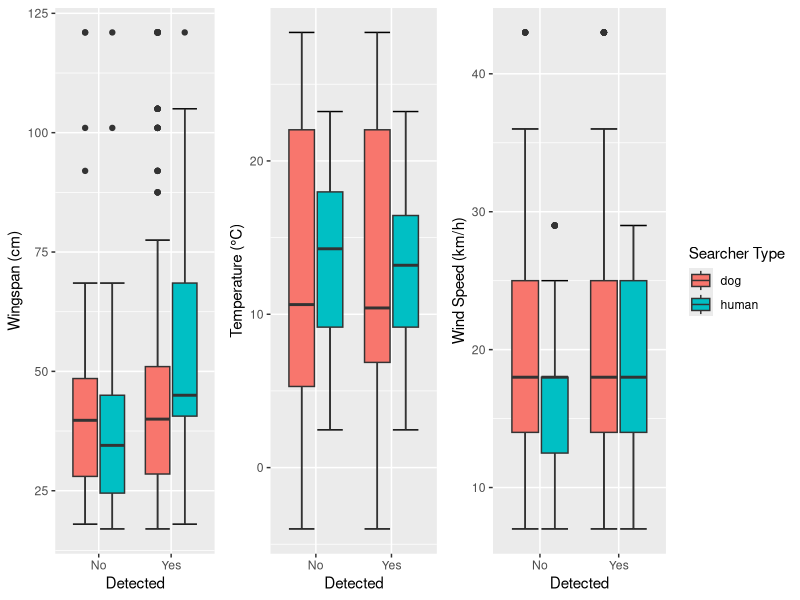
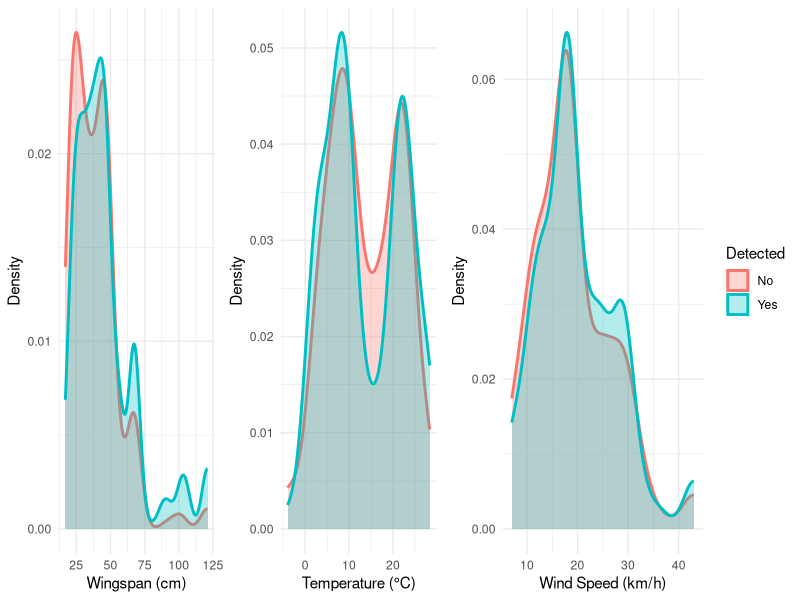
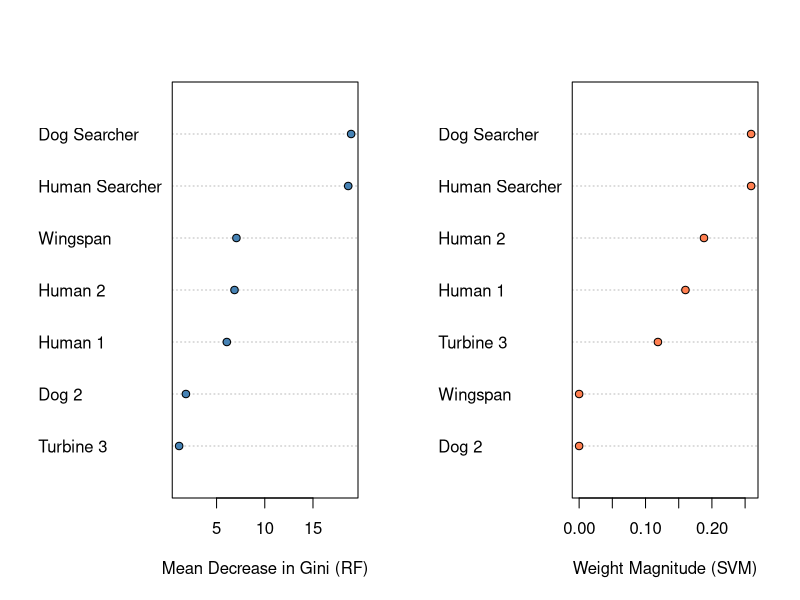

Here is the R script that generated these plots, in order:
## ---- chunk 1
#| message: false
#| echo: false
#| warning: false
library("tidyverse")
library("randomForest")
library("e1071")
library("gridExtra")
library("fastDummies")
library("glmnet")

df = read.csv("dogWEFdata.csv")
df$detect = factor(df$detect, levels = c("0", "1"), labels = c("No", "Yes"))

density1 = ggplot(df, aes(x=size, color=detect, fill=detect)) +
  geom_density(alpha=0.3, linewidth=1) + theme_minimal() +
  theme(legend.position="none") + xlab("Wingspan (cm)") + ylab("Density")

density2 = ggplot(df, aes(x=temp, color=detect, fill=detect)) +
  geom_density(alpha=0.3, linewidth=1) + theme_minimal() +
  theme(legend.position="none") + xlab("Temperature (°C)") + ylab("Density")

density3 = ggplot(df, aes(x=wind, color=detect, fill=detect)) +
  geom_density(alpha=0.3, linewidth=1) + theme_minimal() +
  xlab("Wind Speed (km/h)") + ylab("Density") +
  scale_fill_discrete(name="Detected") +
  scale_color_discrete(name="Detected")

boxplot1 = ggplot(df, aes(x=detect, y=size, fill=type)) +
  stat_boxplot(geom="errorbar") + geom_boxplot() +
  theme(legend.position="none") + ylab("Wingspan (cm)") + xlab("Detected")

boxplot2 = ggplot(df, aes(x=detect, y=temp, fill=type)) +
  stat_boxplot(geom="errorbar") + geom_boxplot() +
  theme(legend.position="none") + ylab("Temperature (°C)") + xlab("Detected")

boxplot3 = ggplot(df, aes(x=detect, y=wind, fill=type)) +
  stat_boxplot(geom="errorbar") + geom_boxplot() +
  ylab("Wind Speed (km/h)") + xlab("Detected") +
  scale_fill_discrete(name="Searcher Type")

df = dummy_cols(df, select_columns=c("type", "ind", "turb"),
                remove_first_dummy=FALSE, remove_selected_columns=TRUE)
df = df %>% select(-c("date", "pc1", "pc2", "pc3"))

set.seed(1)
df_train = df %>% group_by(detect) %>% slice_sample(prop=0.80) %>% ungroup()
df_test  = df %>% anti_join(df_train, by="id")
df       = df %>% select(-id)
df_train = df_train %>% select(-id)
df_test  = df_test %>% select(-id)

df_train_mod = df_train %>% select(c(detect, size, type_dog, type_human,
                                     ind_d2, ind_h1, ind_h2, turb_t3))
df_test_mod  = df_test  %>% select(c(detect, size, type_dog, type_human,
                                     ind_d2, ind_h1, ind_h2, turb_t3))

# Logistic regression
logit_mod  = glm(detect ~ ., data=df_train_mod, family=binomial)
logit_pred = predict(logit_mod, df_test_mod, type="response")
logit_class = factor(ifelse(logit_pred > 0.5, "Yes", "No"), levels=c("No","Yes"))
table0 = table(df_test$detect, logit_class)

# Random forest
set.seed(1)
randomfor = randomForest(detect ~ ., data=df_train_mod, mtry=2, ntree=3000,
                         importance=TRUE, type="class")
rf.pred = predict(randomfor, df_test, type="class")
table1  = table(df_test$detect, rf.pred)

var_imp = importance(randomfor)
var_imp2 = var_imp[, 4]
new_labels = c("Wingspan", "Dog Searcher", "Human Searcher",
               "Dog 2", "Human 1", "Human 2", "Turbine 3")
var_imp2_df = data.frame(Variable=new_labels, Importance=var_imp2)
var_imp2_df = var_imp2_df[order(var_imp2_df$Importance), ]

# SVM
set.seed(1)
tune.out = tune(svm, detect ~ ., data=df_train_mod, kernel="linear",
                ranges=list(cost=c(0.001, 0.01, 0.1, 1, 5, 10, 100)))
svm_mod  = svm(detect ~ ., data=df_train_mod, kernel="linear", cost=0.01)
svm.pred = predict(svm_mod, df_test)
table2   = table(df_test$detect, svm.pred)

w = t(svm_mod$coefs) %*% svm_mod$SV
w = apply(w, 2, function(v){ sqrt(sum(v^2)) })
w = sort(w, decreasing=TRUE)
new_labels2 = c("Dog Searcher", "Human Searcher", "Human 2",
                "Human 1", "Turbine 3", "Wingspan", "Dog 2")
## ---- chunk 2
#| fig-width: 11
#| fig-height: 3
#| fig-cap: "Distributions of continuous predictors by detection outcome. Little separation is visible for temperature and wind speed."
#| message: false
#| warning: false
grid.arrange(boxplot1, boxplot2, boxplot3, ncol=3, nrow=1, widths=c(1, 1, 1.6))
## ---- chunk 3
#| fig-width: 11
#| fig-height: 3
#| fig-cap: "Density plots of continuous predictors by detection outcome."
#| message: false
#| warning: false
grid.arrange(density1, density2, density3, ncol=3, nrow=1, widths=c(1, 1, 1.6))
## ---- chunk 4
#| echo: false
coef_summary = summary(logit_mod)$coefficients
coef_df = as.data.frame(round(coef_summary, 4))
colnames(coef_df) = c("Estimate", "Std. Error", "z value", "Pr(>|z|)")
knitr::kable(coef_df, caption = "Logistic regression coefficients on selected variables. Variables with NA are omitted due to perfect collinearity from one-hot encoding.")
## ---- chunk 5
#| fig-width: 11
#| fig-height: 4
#| fig-cap: "Feature importance from the random forest (left, mean decrease in Gini) and SVM (right, weight magnitude). Higher values indicate greater predictive contribution."
par(mfrow=c(1, 2))
dotchart(var_imp2_df$Importance, labels=var_imp2_df$Variable,
         xlab="Mean Decrease in Gini (RF)", bg="steelblue")
dotchart(rev(w), labels=rev(new_labels2),
         xlab="Weight Magnitude (SVM)", bg="coral")
